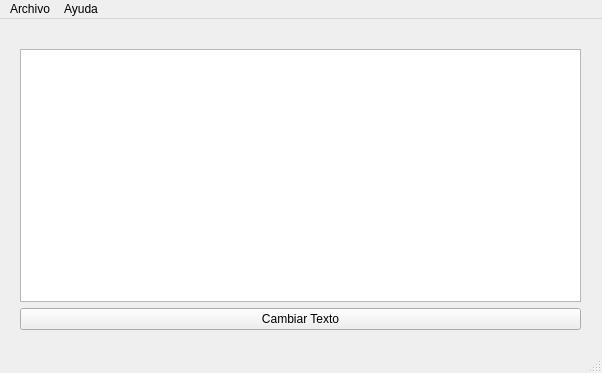
<?xml version="1.0" encoding="UTF-8"?>
<ui version="4.0">
 <class>MainWindow</class>
 <widget class="QMainWindow" name="MainWindow">
  <property name="geometry">
   <rect>
    <x>0</x>
    <y>0</y>
    <width>602</width>
    <height>373</height>
   </rect>
  </property>
  <property name="windowTitle">
   <string>MainWindow</string>
  </property>
  <widget class="QWidget" name="centralwidget">
   <widget class="QWidget" name="verticalLayoutWidget">
    <property name="geometry">
     <rect>
      <x>20</x>
      <y>10</y>
      <width>561</width>
      <height>301</height>
     </rect>
    </property>
    <layout class="QVBoxLayout" name="verticalLayout">
     <item>
      <widget class="QLabel" name="lblTexto">
       <property name="text">
        <string/>
       </property>
       <property name="alignment">
        <set>Qt::AlignmentFlag::AlignCenter</set>
       </property>
      </widget>
     </item>
     <item>
      <widget class="QPlainTextEdit" name="plainTextEdit"/>
     </item>
     <item>
      <widget class="QPushButton" name="btnCambiar">
       <property name="text">
        <string>Cambiar Texto</string>
       </property>
      </widget>
     </item>
    </layout>
   </widget>
  </widget>
  <widget class="QMenuBar" name="menubar">
   <property name="geometry">
    <rect>
     <x>0</x>
     <y>0</y>
     <width>602</width>
     <height>33</height>
    </rect>
   </property>
   <widget class="QMenu" name="menuArchivo">
    <property name="title">
     <string>Archivo</string>
    </property>
    <addaction name="actionAbrir"/>
    <addaction name="actionSalir"/>
    <addaction name="separator"/>
    <addaction name="actionLimpiar"/>
    <addaction name="actionMostrar_mensaje"/>
   </widget>
   <widget class="QMenu" name="menuAyuda">
    <property name="title">
     <string>Ayuda</string>
    </property>
    <addaction name="actionAcerca_de"/>
   </widget>
   <addaction name="menuArchivo"/>
   <addaction name="menuAyuda"/>
  </widget>
  <widget class="QStatusBar" name="statusbar"/>
  <action name="actionAbrir">
   <property name="text">
    <string>Abrir</string>
   </property>
  </action>
  <action name="actionSalir">
   <property name="text">
    <string>Salir</string>
   </property>
  </action>
  <action name="actionLimpiar">
   <property name="text">
    <string>Limpiar</string>
   </property>
  </action>
  <action name="actionMostrar_mensaje">
   <property name="text">
    <string>Mostrar mensaje</string>
   </property>
  </action>
  <action name="actionAcerca_de">
   <property name="text">
    <string>Acerca de</string>
   </property>
  </action>
 </widget>
 <resources/>
 <connections/>
</ui>
